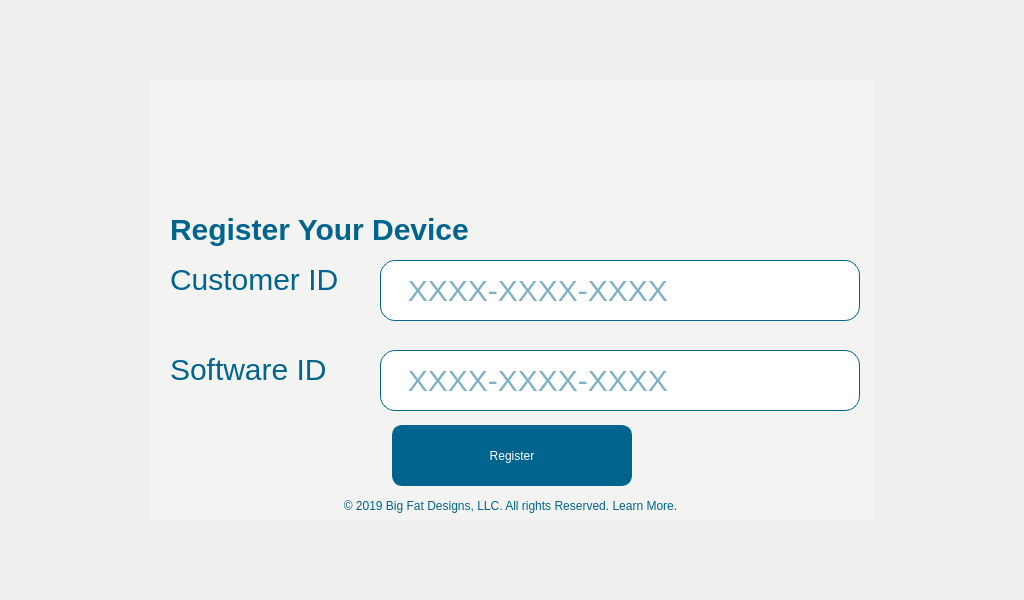
<?xml version="1.0" encoding="UTF-8"?>
<ui version="4.0">
 <class>register_2</class>
 <widget class="QMainWindow" name="register_2">
  <property name="geometry">
   <rect>
    <x>0</x>
    <y>0</y>
    <width>1024</width>
    <height>600</height>
   </rect>
  </property>
  <property name="windowTitle">
   <string>MainWindow</string>
  </property>
  <property name="styleSheet">
   <string notr="true">background-color: #F3F4F1;
QFrame
{
	background:#333;
}</string>
  </property>
  <widget class="QWidget" name="centralwidget">
   <layout class="QVBoxLayout" name="verticalLayout">
    <property name="spacing">
     <number>0</number>
    </property>
    <property name="leftMargin">
     <number>0</number>
    </property>
    <property name="topMargin">
     <number>0</number>
    </property>
    <property name="rightMargin">
     <number>0</number>
    </property>
    <property name="bottomMargin">
     <number>0</number>
    </property>
    <item>
     <spacer name="verticalSpacer">
      <property name="orientation">
       <enum>Qt::Vertical</enum>
      </property>
      <property name="sizeHint" stdset="0">
       <size>
        <width>1021</width>
        <height>76</height>
       </size>
      </property>
     </spacer>
    </item>
    <item>
     <layout class="QHBoxLayout" name="horizontalLayout">
      <property name="spacing">
       <number>0</number>
      </property>
      <item>
       <spacer name="horizontalSpacer">
        <property name="orientation">
         <enum>Qt::Horizontal</enum>
        </property>
        <property name="sizeHint" stdset="0">
         <size>
          <width>150</width>
          <height>440</height>
         </size>
        </property>
       </spacer>
      </item>
      <item>
       <widget class="QFrame" name="frame">
        <property name="minimumSize">
         <size>
          <width>724</width>
          <height>440</height>
         </size>
        </property>
        <property name="maximumSize">
         <size>
          <width>724</width>
          <height>440</height>
         </size>
        </property>
        <property name="sizeIncrement">
         <size>
          <width>724</width>
          <height>440</height>
         </size>
        </property>
        <property name="mouseTracking">
         <bool>true</bool>
        </property>
        <property name="styleSheet">
         <string notr="true">QFrame{
background:#F3F4F1
}
</string>
        </property>
        <property name="frameShape">
         <enum>QFrame::NoFrame</enum>
        </property>
        <property name="frameShadow">
         <enum>QFrame::Plain</enum>
        </property>
        <widget class="QLabel" name="label">
         <property name="geometry">
          <rect>
           <x>20</x>
           <y>180</y>
           <width>200</width>
           <height>40</height>
          </rect>
         </property>
         <property name="styleSheet">
          <string notr="true">QLabel{
	font: 11pt &quot;Segoe UI&quot;;
color: #00648e;
}</string>
         </property>
         <property name="text">
          <string>&lt;html&gt;&lt;head/&gt;&lt;body&gt;&lt;p&gt;&lt;span style=&quot; font-size:30px; color:#00648e;&quot;&gt;Customer ID&lt;/span&gt;&lt;/p&gt;&lt;/body&gt;&lt;/html&gt;</string>
         </property>
        </widget>
        <widget class="QLineEdit" name="lineEdit">
         <property name="geometry">
          <rect>
           <x>230</x>
           <y>180</y>
           <width>480</width>
           <height>61</height>
          </rect>
         </property>
         <property name="mouseTracking">
          <bool>true</bool>
         </property>
         <property name="tabletTracking">
          <bool>true</bool>
         </property>
         <property name="styleSheet">
          <string notr="true">QLineEdit{
border-color: #00648E;
border:1px solid #00648E;
border-radius:15px;
color:#00648E;
font:30px;
}

QLineEdit:hover{
border-radius:20px;
}
</string>
         </property>
         <property name="inputMask">
          <string/>
         </property>
         <property name="maxLength">
          <number>32767</number>
         </property>
         <property name="cursorPosition">
          <number>0</number>
         </property>
         <property name="placeholderText">
          <string>   XXXX-XXXX-XXXX</string>
         </property>
        </widget>
        <widget class="QLabel" name="label_2">
         <property name="geometry">
          <rect>
           <x>20</x>
           <y>270</y>
           <width>200</width>
           <height>40</height>
          </rect>
         </property>
         <property name="styleSheet">
          <string notr="true">QLabel{
	font: 30px &quot;Segoe UI&quot;;
color: #00648e;
}</string>
         </property>
         <property name="text">
          <string>&lt;html&gt;&lt;head/&gt;&lt;body&gt;&lt;p&gt;&lt;span style=&quot; font-size:30px; color:#00648e;&quot;&gt;Software ID&lt;/span&gt;&lt;/p&gt;&lt;/body&gt;&lt;/html&gt;</string>
         </property>
        </widget>
        <widget class="QLineEdit" name="lineEdit_2">
         <property name="geometry">
          <rect>
           <x>230</x>
           <y>270</y>
           <width>480</width>
           <height>61</height>
          </rect>
         </property>
         <property name="mouseTracking">
          <bool>true</bool>
         </property>
         <property name="tabletTracking">
          <bool>true</bool>
         </property>
         <property name="styleSheet">
          <string notr="true">QLineEdit{
border-color: #00000066;
border:1px solid #00648E;
border-radius:15px;
color:#00648E;
font:30px;
}

QLineEdit:hover{
border-radius:15px;
}
</string>
         </property>
         <property name="inputMask">
          <string/>
         </property>
         <property name="text">
          <string/>
         </property>
         <property name="maxLength">
          <number>32767</number>
         </property>
         <property name="cursorPosition">
          <number>0</number>
         </property>
         <property name="placeholderText">
          <string>   XXXX-XXXX-XXXX</string>
         </property>
        </widget>
        <widget class="QPushButton" name="PushButton">
         <property name="geometry">
          <rect>
           <x>242</x>
           <y>345</y>
           <width>240</width>
           <height>61</height>
          </rect>
         </property>
         <property name="cursor">
          <cursorShape>PointingHandCursor</cursorShape>
         </property>
         <property name="whatsThis">
          <string>&lt;html&gt;&lt;head/&gt;&lt;body&gt;&lt;p&gt;&lt;span style=&quot; color:#ffffff;&quot;&gt;fSfER&lt;/span&gt;&lt;/p&gt;&lt;/body&gt;&lt;/html&gt;</string>
         </property>
         <property name="styleSheet">
          <string notr="true">QPushButton{
	font: 30px &quot;Ubuntu&quot;;
background:#00648e;
color:white;
border-color: #00000066;
border:1px solid #00648E;
border-radius:10px;
}</string>
         </property>
         <property name="text">
          <string>Register</string>
         </property>
        </widget>
        <widget class="QLabel" name="label_3">
         <property name="geometry">
          <rect>
           <x>20</x>
           <y>130</y>
           <width>371</width>
           <height>40</height>
          </rect>
         </property>
         <property name="styleSheet">
          <string notr="true">QLabel{
	font: 75 11pt &quot;Segoe UI&quot;;
color: #00648e;
size:30px;

}</string>
         </property>
         <property name="text">
          <string>&lt;html&gt;&lt;head/&gt;&lt;body&gt;&lt;p&gt;&lt;span style=&quot; font-size:30px; font-weight:600; color:#00648e;&quot;&gt;Register Your Device&lt;/span&gt;&lt;/p&gt;&lt;/body&gt;&lt;/html&gt;</string>
         </property>
        </widget>
        <widget class="QLabel" name="label_6">
         <property name="geometry">
          <rect>
           <x>250</x>
           <y>0</y>
           <width>223</width>
           <height>115</height>
          </rect>
         </property>
         <property name="text">
          <string/>
         </property>
         <property name="pixmap">
          <pixmap>Icons/logo_Big-Fat-Designs.svg</pixmap>
         </property>
         <property name="scaledContents">
          <bool>true</bool>
         </property>
        </widget>
        <widget class="QPushButton" name="pushButton">
         <property name="geometry">
          <rect>
           <x>100</x>
           <y>415</y>
           <width>521</width>
           <height>21</height>
          </rect>
         </property>
         <property name="cursor">
          <cursorShape>PointingHandCursor</cursorShape>
         </property>
         <property name="toolTip">
          <string>&lt;html&gt;&lt;head/&gt;&lt;body&gt;&lt;p&gt;&lt;span style=&quot; font-size:16px;&quot;&gt;© 2019 Big Fat Designs, LLC. All rights Reserved. &lt;/span&gt;&lt;span style=&quot; font-size:16px; text-decoration: underline;&quot;&gt;Learn More.&lt;/span&gt;&lt;/p&gt;&lt;/body&gt;&lt;/html&gt;</string>
         </property>
         <property name="whatsThis">
          <string>&lt;html&gt;&lt;head/&gt;&lt;body&gt;&lt;p&gt;&lt;span style=&quot; font-weight:600;&quot;&gt;© 2019 Big Fat Designs, LLC All rights Reserved. &lt;/span&gt;&lt;span style=&quot; font-weight:600; text-decoration: underline;&quot;&gt;Learn More.&lt;/span&gt;&lt;/p&gt;&lt;/body&gt;&lt;/html&gt;</string>
         </property>
         <property name="styleSheet">
          <string notr="true">background-color: #F3F4F1;
color: rgb(0, 100, 142);
alternate-background-color: #F3F4F1;
border: 0px;
gridline-color: #F3F4F1;
selection-color: #F3F4F1;
selection-background-color: #F3F4F1;
font: 16px &quot;Segoe UI&quot;;</string>
         </property>
         <property name="text">
          <string>© 2019 Big Fat Designs, LLC. All rights Reserved. Learn More.</string>
         </property>
        </widget>
        <widget class="QLabel" name="label_4">
         <property name="geometry">
          <rect>
           <x>640</x>
           <y>570</y>
           <width>85</width>
           <height>20</height>
          </rect>
         </property>
         <property name="whatsThis">
          <string>&lt;html&gt;&lt;head/&gt;&lt;body&gt;&lt;p&gt;© 2019 Big Fat Designs, LLC. All rights Reserved. Learn More.&lt;/p&gt;&lt;/body&gt;&lt;/html&gt;</string>
         </property>
         <property name="styleSheet">
          <string notr="true">background-color: transparent;
font: 16px &quot;Segoe UI&quot;</string>
         </property>
         <property name="text">
          <string>&lt;html&gt;&lt;head/&gt;&lt;body&gt;&lt;p align=&quot;right&quot;&gt;&lt;span style=&quot; color:#00648e;&quot;&gt;_____________&lt;/span&gt;&lt;/p&gt;&lt;/body&gt;&lt;/html&gt;</string>
         </property>
        </widget>
        <zorder>label</zorder>
        <zorder>lineEdit</zorder>
        <zorder>label_2</zorder>
        <zorder>lineEdit_2</zorder>
        <zorder>PushButton</zorder>
        <zorder>label_3</zorder>
        <zorder>label_6</zorder>
        <zorder>label_4</zorder>
        <zorder>pushButton</zorder>
       </widget>
      </item>
      <item>
       <spacer name="horizontalSpacer_2">
        <property name="orientation">
         <enum>Qt::Horizontal</enum>
        </property>
        <property name="sizeHint" stdset="0">
         <size>
          <width>150</width>
          <height>440</height>
         </size>
        </property>
       </spacer>
      </item>
     </layout>
    </item>
    <item>
     <spacer name="verticalSpacer_2">
      <property name="orientation">
       <enum>Qt::Vertical</enum>
      </property>
      <property name="sizeHint" stdset="0">
       <size>
        <width>1021</width>
        <height>76</height>
       </size>
      </property>
     </spacer>
    </item>
   </layout>
  </widget>
 </widget>
 <resources>
  <include location="source.qrc"/>
  <include location="../../../../Desktop/BigFat Display/Icons/source.qrc"/>
 </resources>
 <connections/>
</ui>
